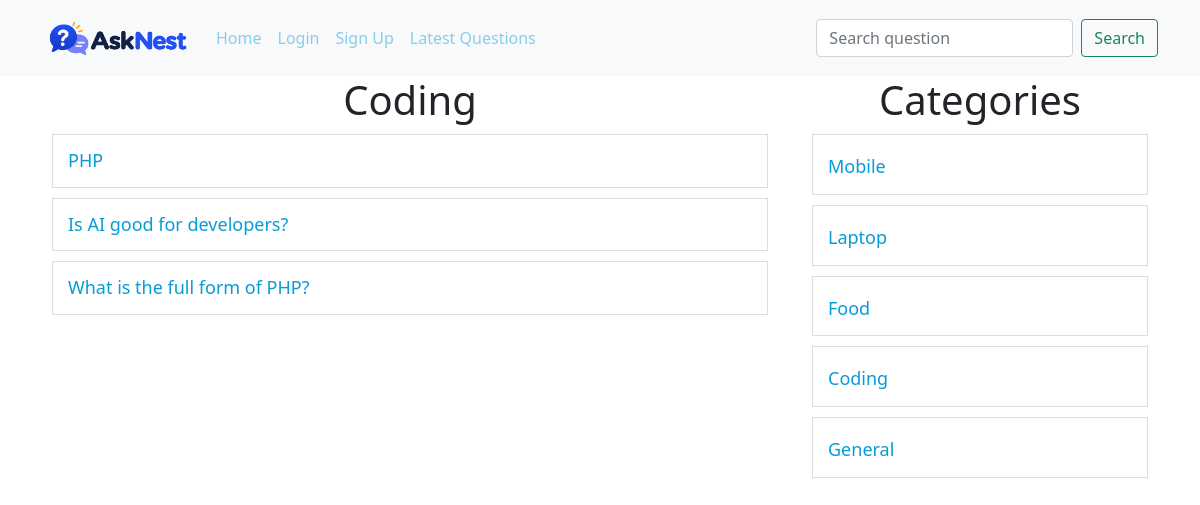
Screenshot of /?c-id=4 with the database file from the repository.
### tables this page shows
CREATE TABLE `category` (
  `id` int NOT NULL,
  `name` varchar(100) NOT NULL
);

CREATE TABLE `questions` (
  `id` int NOT NULL,
  `title` varchar(255) NOT NULL,
  `description` varchar(255) NOT NULL,
  `category_id` int NOT NULL,
  `user_id` int NOT NULL
);

### client/category-list.php (the view)
<div>
    <h1 class="heading">Categories</h1>
    <?php
    include('./common/db.php');
    $query = "select * from category";
    $result = $conn->query($query);
    foreach($result as $row) {
        $name = ucfirst($row['name']);
        $id = $row['id'];
        echo "<div class='row question-list'>
        <h4><a href='?c-id=$id'>$name</a></h4>
        </div>";
    }
    ?>
</div>

### client/questions.php (shortened to what this page needs)
<?php
include("./common/db.php");
$cid = isset($cid) ? $cid : 0;
$uid = isset($uid) ? $uid : 0;
$heading = "Questions";
if(isset($_GET["c-id"])){
    $query = "select * from questions where category_id=$cid";
    $categoryResult = $conn->query("select name from category where id=$cid");
    $categoryRow = $categoryResult->fetch_assoc();
    if($categoryRow){
        $heading = ucfirst($categoryRow['name']);
    }
} else if(isset($_GET["u-id"])){
    $query = "select * from questions where user_id=$uid";
} else if(isset($_GET["latest"])){
    $query = "select * from questions order by id desc";
} else if(isset($_GET["search"])){
    $searchText = $conn->real_escape_string($_GET["search"]);
    $query = "select * from questions where `title` LIKE '%$searchText%' ";
} else {
    $query = "select * from questions";
}
?>
<div class="container">
    <div class="row">
        <div class="col-8">
            <h1 class="heading"><?php echo $heading; ?></h1>
            <?php
            $result = $conn->query($query);
            foreach($result as $row) {
                $title = $row['title'];
                $id = $row['id'];
                echo "<div class='row question-list'>
                <h4 class='my-questions'><a href='?q-id=$id'>$title</a>";
                echo "</h4>
                </div>";
            }
            ?>
        </div>
        <div class="col-4">
            <?php include('category-list.php'); ?>
        </div>
    </div>
</div>

### public/style.css (style rules this page uses)
a { color: skyblue !important; }
.heading { text-align: center; }
.question-list { border: 1px solid #ddd; padding: 15px; margin: 10px; }
.question-list h4 { margin: 0; padding: 0; }
.question-list a, .question-title { font-size: 18px; text-decoration: none; color: #079bd8 !important; }
.my-questions { display: flex; justify-content: space-between; }

### rows the page displays
category: name "Coding"
questions: title "PHP"
questions: title "Is AI good for developers?"
questions: title "What is the full form of PHP?"
category: name "Mobile"
category: name "Laptop"
category: name "Food"
category: name "General"
